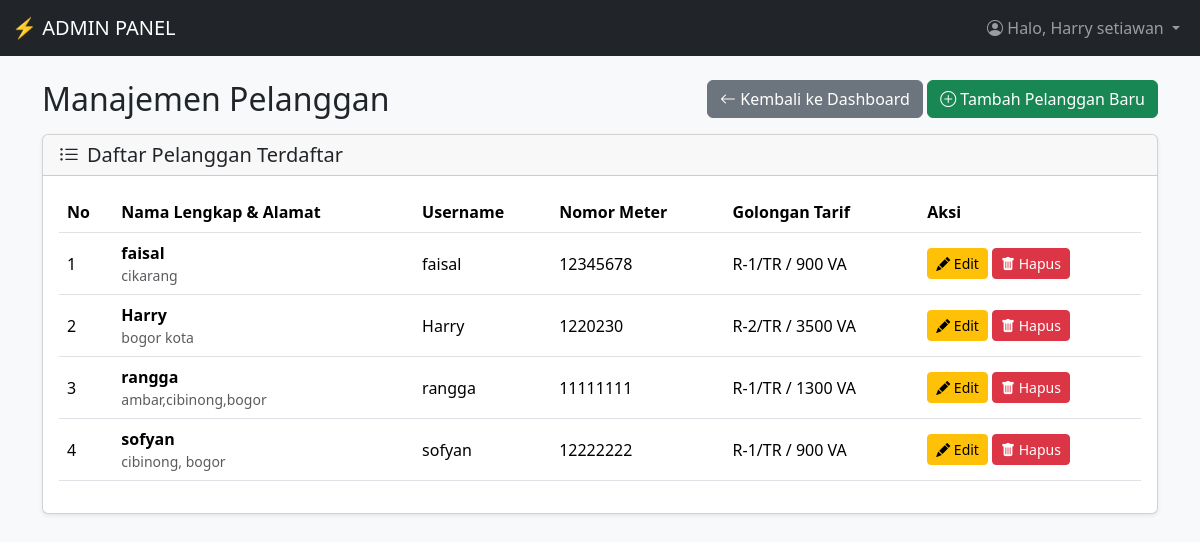
/admin/pelanggan.php (signed in), run on the app's committed database.
### tables this page shows
CREATE TABLE `pelanggan` (
  `id_pelanggan` int(11) NOT NULL,
  `id_user` int(11) NOT NULL,
  `nomor_meter` varchar(20) NOT NULL,
  `alamat` text NOT NULL,
  `id_tarif` int(11) NOT NULL
);

CREATE TABLE `users` (
  `id_user` int(11) NOT NULL,
  `username` varchar(50) NOT NULL,
  `password` varchar(255) NOT NULL,
  `nama_lengkap` varchar(100) NOT NULL,
  `role` enum('admin','pelanggan') NOT NULL,
  `reset_token` varchar(255) DEFAULT NULL,
  `token_expiry` datetime DEFAULT NULL
);

CREATE TABLE `tarif` (
  `id_tarif` int(11) NOT NULL,
  `golongan_tarif` varchar(10) NOT NULL,
  `daya` int(11) NOT NULL,
  `tarif_per_kwh` decimal(10,2) NOT NULL
);

### admin/pelanggan.php (the view, shortened to what this page needs)
<?php
require '../config/database.php';
$query = "SELECT
            pelanggan.id_pelanggan,
            pelanggan.nomor_meter,
            pelanggan.alamat,
            users.nama_lengkap,
            users.username,
            tarif.golongan_tarif,
            tarif.daya
          FROM pelanggan
          JOIN users ON pelanggan.id_user = users.id_user
          JOIN tarif ON pelanggan.id_tarif = tarif.id_tarif
          ORDER BY users.nama_lengkap ASC";
$result = mysqli_query($koneksi, $query);
require '../includes/header.php';
?>
<link rel="stylesheet" href="https://cdn.jsdelivr.net/npm/bootstrap-icons@1.11.3/font/bootstrap-icons.min.css">
<nav class="navbar navbar-expand-lg navbar-dark bg-dark sticky-top">
    <div class="container-fluid">
        <a class="navbar-brand" href="index.php">⚡ ADMIN PANEL</a>
        <div class="collapse navbar-collapse" id="navbarNav">
            <ul class="navbar-nav ms-auto">
                <li class="nav-item dropdown">
                    <a class="nav-link dropdown-toggle" href="#" id="navbarDropdown" role="button"
                        data-bs-toggle="dropdown" aria-expanded="false">
                        <i class="bi bi-person-circle"></i> Halo, <?= htmlspecialchars($_SESSION['nama_lengkap']); ?>
                    </a>
                </li>
            </ul>
        </div>
    </div>
</nav>
<div class="container mt-4">
    <div class="d-flex justify-content-between align-items-center mb-3">
        <h2 class="mb-0">Manajemen Pelanggan</h2>
        <div>
            <a href="index.php" class="btn btn-secondary">
                <i class="bi bi-arrow-left"></i> Kembali ke Dashboard
            </a>
            <a href="tambah_pelanggan.php" class="btn btn-success">
                <i class="bi bi-plus-circle"></i> Tambah Pelanggan Baru
            </a>
        </div>
    </div>
    <div class="card shadow-sm">
        <div class="card-header">
            <h5 class="mb-0"><i class="bi bi-list-ul me-2"></i>Daftar Pelanggan Terdaftar</h5>
        </div>
        <div class="card-body">
            <div class="table-responsive">
                <table class="table table-hover align-middle">
                    <thead>
                        <tr>
                            <th>No</th>
                            <th>Nama Lengkap & Alamat</th>
                            <th>Username</th>
                            <th>Nomor Meter</th>
                            <th>Golongan Tarif</th>
                            <th>Aksi</th>
                        </tr>
                    </thead>
                    <tbody>
                        <?php if (mysqli_num_rows($result) > 0): ?>
                            <?php $no = 1; ?>
                            <?php while ($row = mysqli_fetch_assoc($result)): ?>
                                <tr>
                                    <td><?= $no++; ?></td>
                                    <td>
                                        <div class="fw-bold"><?= htmlspecialchars($row['nama_lengkap']); ?></div>
                                        <div class="small text-muted"><?= htmlspecialchars($row['alamat']); ?></div>
                                    </td>
                                    <td><?= htmlspecialchars($row['username']); ?></td>
                                    <td><?= htmlspecialchars($row['nomor_meter']); ?></td>
                                    <td><?= htmlspecialchars($row['golongan_tarif']); ?> /
                                        <?= htmlspecialchars($row['daya']); ?> VA
                                    </td>
                                    <td>
                                        <a href="edit_pelanggan.php?id=<?= $row['id_pelanggan']; ?>"
                                            class="btn btn-sm btn-warning">
                                            <i class="bi bi-pencil-fill"></i> Edit
                                        </a>
                                        <a href="hapus_pelanggan.php?id=<?= $row['id_pelanggan']; ?>"
                                            class="btn btn-sm btn-danger"
                                            onclick="return confirm('Apakah Anda yakin ingin menghapus pelanggan <?= htmlspecialchars($row['nama_lengkap']); ?>? Tindakan ini tidak dapat dibatalkan!');">
                                            <i class="bi bi-trash-fill"></i> Hapus
                                        </a>
                                    </td>
                                </tr>
                            <?php endwhile; ?>
                        <?php else: ?>
                            <tr>
                                <td colspan="6" class="text-center">Belum ada data pelanggan.</td>
                            </tr>
                        <?php endif; ?>
                    </tbody>
                </table>
            </div>
        </div>
    </div>
</div>
<?php
require '../includes/footer.php';
?>

### data on the page
pelanggan: id_user.nama_lengkap "faisal", alamat "cikarang", id_user.username "faisal", nomor_meter "12345678", id_tarif.golongan_tarif "R-1/TR", id_tarif.daya "900"
pelanggan: id_user.nama_lengkap "Harry", alamat "bogor kota", id_user.username "Harry", nomor_meter "1220230", id_tarif.golongan_tarif "R-2/TR", id_tarif.daya "3500"
pelanggan: id_user.nama_lengkap "rangga", alamat "ambar,cibinong,bogor", id_user.username "rangga", nomor_meter "11111111", id_tarif.golongan_tarif "R-1/TR", id_tarif.daya "1300"
pelanggan: id_user.nama_lengkap "sofyan", alamat "cibinong, bogor", id_user.username "sofyan", nomor_meter "12222222", id_tarif.golongan_tarif "R-1/TR", id_tarif.daya "900"

### other printed values
$_SESSION['nama_lengkap'] "Harry setiawan"
